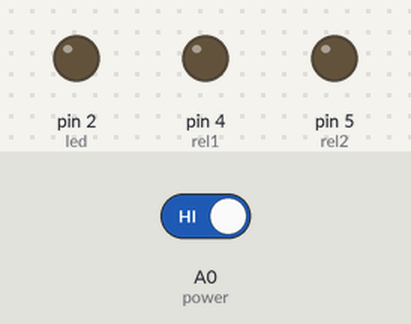
A sketch run on a simulated Arduino Uno, built with avr-gcc and run on an emulated ATmega328P. Parts: output pins drawn as LEDs (lit = HIGH). The inputs (shaded band) are chosen by the test bench; at power-on: A0 (power) HIGH.

Above: at 1.2 s.
1.3 s: A0 (power) driven LOW
At 2.2 s:
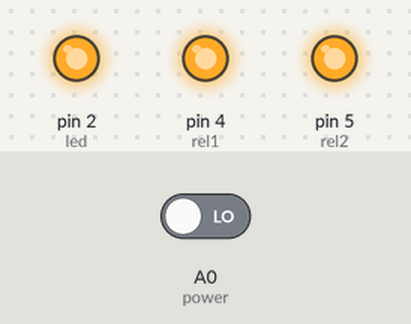
2.8 s: A0 (power) driven HIGH
At 3.7 s:
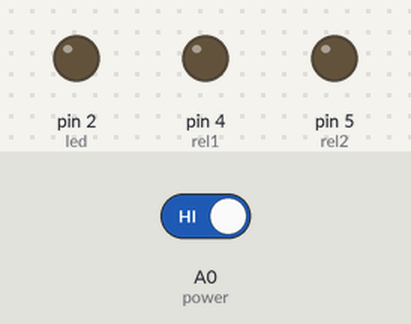
Timing chart, 0 to 5.8 s (numbered marks = the images above; inputs shaded):
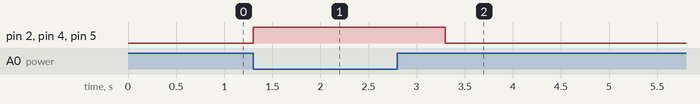

Measured:
- after the input at 1.3 s, pin 2 (led), pin 4 (rel1), pin 5 (rel2): LOW → HIGH at once
- after the input at 2.8 s, pin 2 (led), pin 4 (rel1), pin 5 (rel2): HIGH → LOW after 0.50 s

The sketch:

power.ino
```cpp
int power=A0;
int led= 2;
int rel1=4;
int rel2=5;
void setup() {
  pinMode(power,INPUT);
  pinMode(led,OUTPUT);
  pinMode(rel1,OUTPUT);
  pinMode(rel2,OUTPUT);

}

void loop() {
  if(digitalRead(power)==LOW)
  {
    digitalWrite(led,HIGH);
    digitalWrite(rel1,HIGH);
    digitalWrite(rel2,HIGH);
    delay(1000);
  }
  else
  {
    digitalWrite(led,LOW);
    digitalWrite(rel1,LOW);
    digitalWrite(rel2,LOW);
  }

}
```
